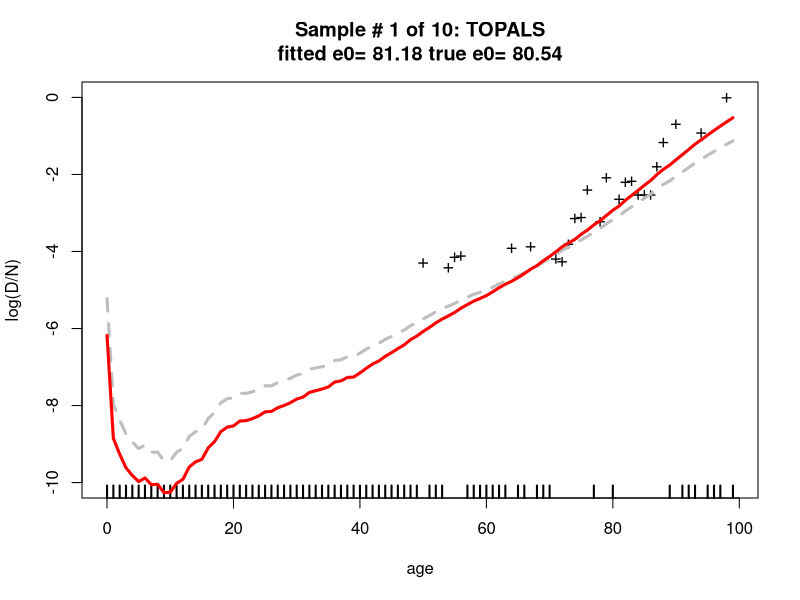
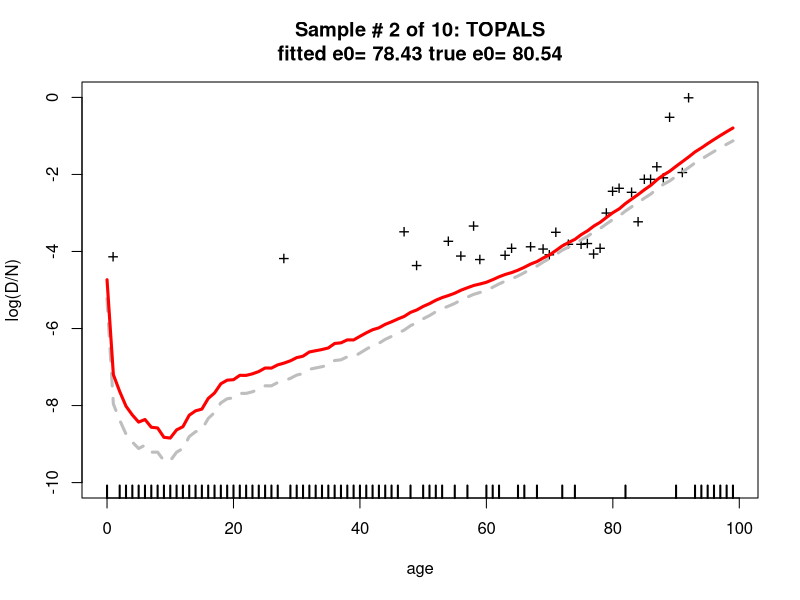
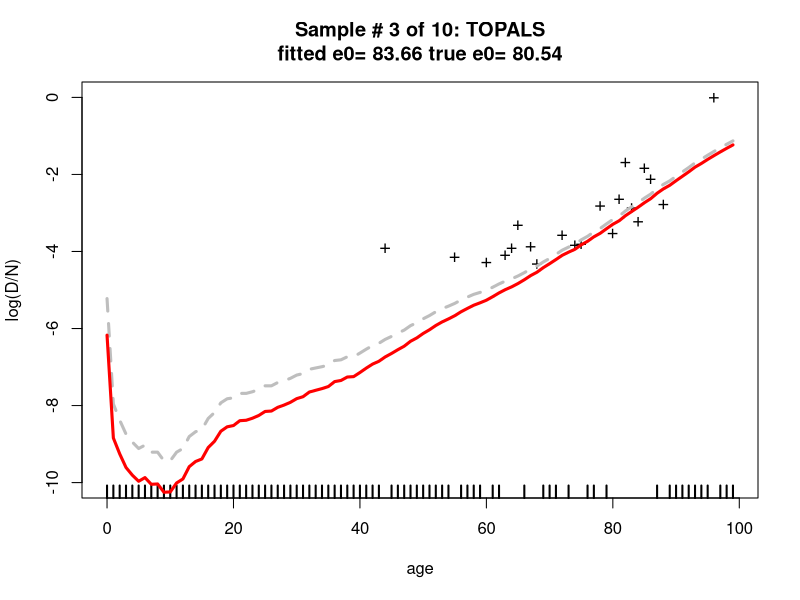
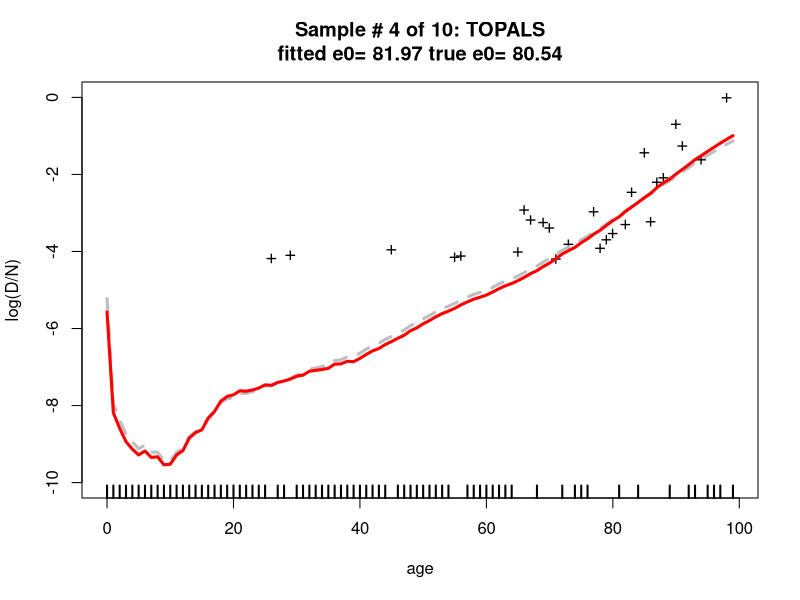
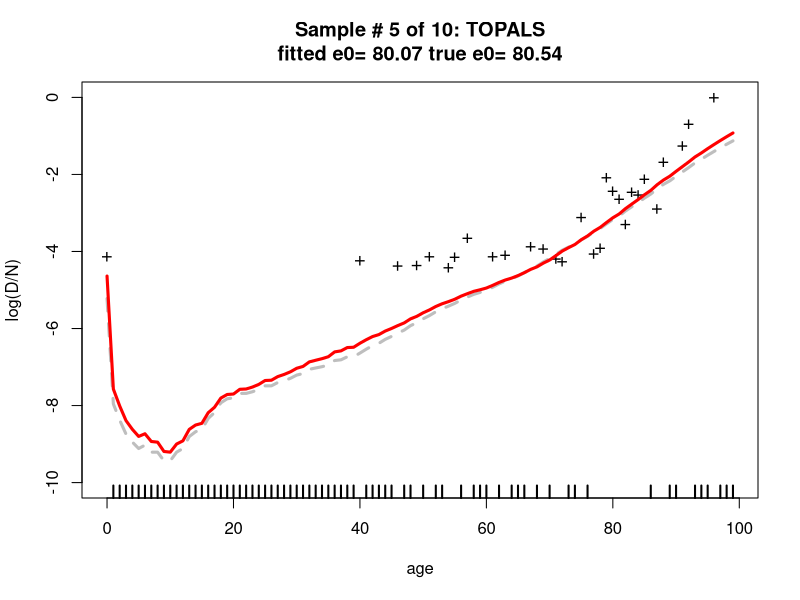
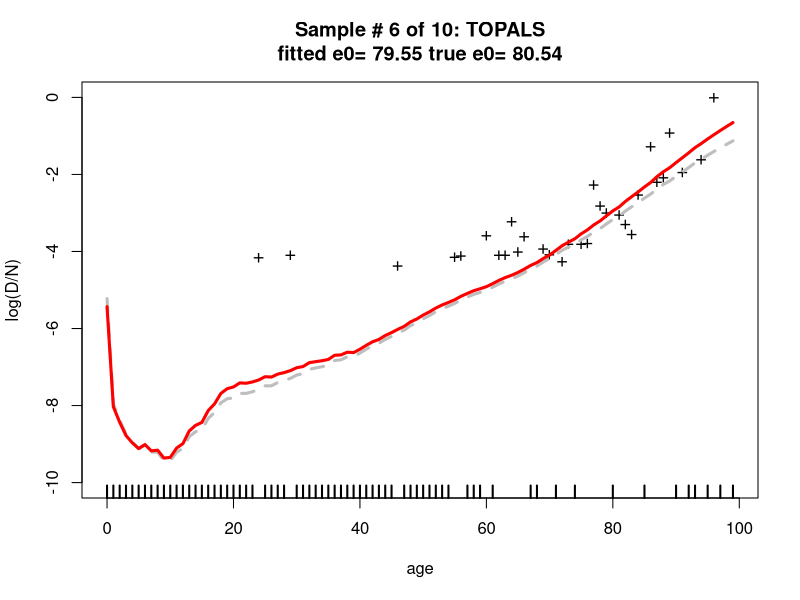
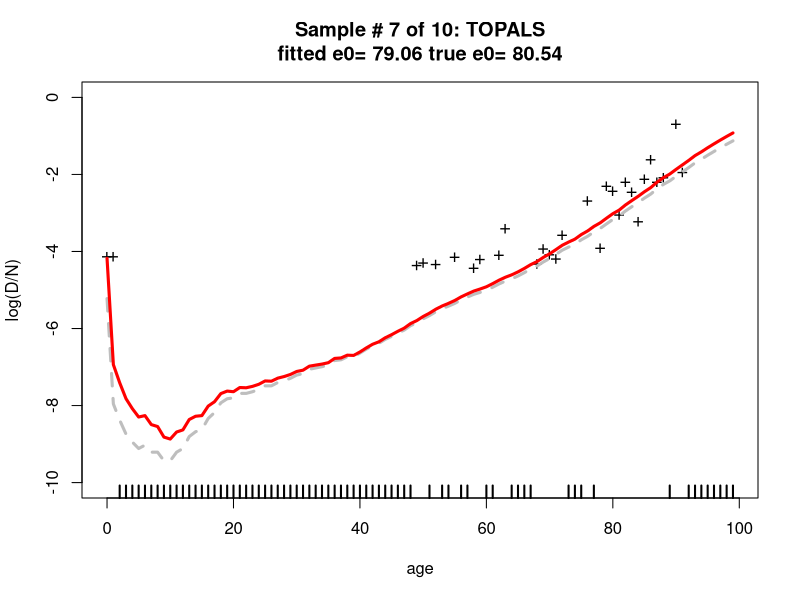
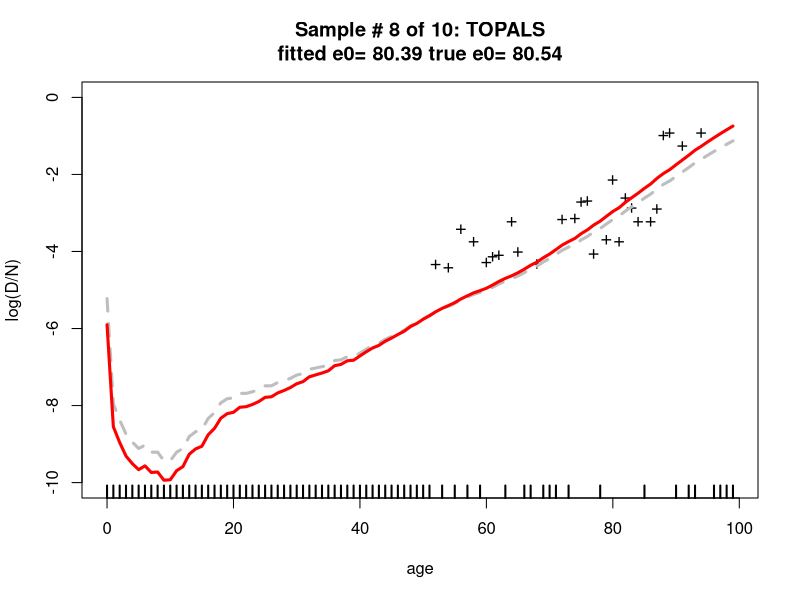

The R script that drew these images, in order:
#------------------------------------------------------------
# TOPALS fitting function
#
# Carl Schmertmann
#   created 01 Mar 2018
#   edited  01 Mar 2018
#
# Fits TOPALS parameters to single-year (D,N) data by
# Newton-Raphson iteration with analytical derivatives
#
# A more complete explanation is in 
# https://github.com/schmert/TOPALS/blob/master/TOPALS_fitting.pdf
#------------------------------------------------------------

rm(list=ls())
graphics.off()
if (.Platform$OS.type == 'windows') windows(record=TRUE)

library(splines)



#==== THIS IS THE MAIN FUNCTION ====


TOPALS_fit = function( N, D, std,
                       max_age        = 99,
                       knot_positions = c(0,1,10,20,40,70), 
                       smoothing_k    = 1,
                       max_iter       = 20,
                       alpha_tol      = .00005,
                       details        = FALSE) {

    ## single years of age from 0 to max_age
    age = 0:max_age
    
    ## B is an Ax7 matrix. Each column is a linear B-spline basis function
    B      = splines::bs( age, knots=knot_positions, degree=1 )
    nalpha = ncol(B) 
    
    ## penalized log lik function
    Q = function(alpha) {
      lambda.hat = as.numeric( std + B %*% alpha)
      penalty    = smoothing_k * sum(diff(alpha)^2)
      return( sum(D * lambda.hat - N * exp(lambda.hat)) - penalty)
    }
    
    ## expected deaths function
    Dhat = function(alpha) {
      lambda.hat = std + B %*% alpha
      return(  as.numeric( N * exp(lambda.hat) ))
    }      
    
    ## S matrix for penalty
    S = matrix(0,nalpha-1,nalpha) 
    diag(S[, 1:(nalpha-1)]) = -1
    diag(S[, 2:(nalpha)  ]) = +1
    SS = crossprod(S)
    
    #------------------------------------------------
    # iteration function: 
    # next alpha vector as a function of current alpha
    #------------------------------------------------
    next_alpha = function(alpha) {
      dhat = Dhat(alpha)
      M = solve ( t(B) %*% diag(dhat) %*% B + 2*smoothing_k *SS)
      v = t(B) %*% (D - dhat) - 2* (smoothing_k * (SS %*% alpha))
      return( alpha + M %*% v)
    }
    
    ## main iteration:     
    a = rep(0, nalpha)
    
    niter = 0
    repeat {
      niter      = niter + 1
      last_param = a
      a          = next_alpha( a )  # update
      change     = a - last_param

      converge = all( abs(change) < alpha_tol)
      overrun  = (niter == max_iter)
      
      if (converge | overrun) { break }
      
    } # repeat
    
    if (details) {
      return( list( alpha    = a, 
                    converge = converge, 
                    maxiter  = overrun))
    } else return( a) 
    
} # TOPALS_fit


#==== END MAIN FUNCTION ====





#-----------------------------------------------------
# EXAMPLES: SMALL POPULATIONS WITH RANDOM DEATHS
#-----------------------------------------------------

age = 0:99

## Population by Age (5000 females, age structure similar to Estonia 2010)
N = c(62, 62, 50, 65, 56, 56, 40, 50, 43, 50, 
      42, 39, 34, 43, 45, 42, 53, 42, 45, 72, 
      66, 65, 63, 67, 64, 78, 65, 69, 65, 60, 
      70, 57, 46, 64, 58, 62, 59, 69, 69, 76, 
      69, 56, 58, 61, 50, 52, 79, 65, 75, 78, 
      73, 62, 76, 63, 83, 63, 61, 77, 84, 67, 
      72, 62, 60, 60, 50, 55, 37, 48, 75, 51, 
      59, 66, 71, 45, 46, 45, 44, 58, 50, 40, 
      34, 42, 27, 35, 25, 25, 25, 18, 16,  5, 
      2,  7,  2,  0,  5,  1,  1,  0,  1,  0)

## true mortality rates (Estonia 2010 from HMD)
mu = c(0.00246, 0.00064, 0.00026, 0.00014, 0.00014, 
       0.00059, 0.00031, 0.00016,       0,       0, 
       0.00034,       0, 0.00018,       0, 0.00016, 
       0.00047, 0.00015, 0.00013,       0, 0.00023, 
       0.00021,   2e-04,   1e-04, 0.00021, 0.00053, 
       0.00073, 0.00021, 0.00085, 0.00033, 0.00033, 
       0.00045, 0.00079, 0.00034, 0.00045, 0.00077, 
       0.00066, 0.00077, 0.00099, 0.00074, 0.00096, 
       0.00127, 0.00099, 0.00103,   7e-04, 0.00220, 
       0.00177, 0.00263, 0.00247, 0.00171, 0.00189, 
       0.00408, 0.00297, 0.00326, 0.00285, 0.00402, 
       0.00441, 0.00584, 0.00485, 0.00475, 0.00484, 
       0.00740, 0.00782, 0.00777, 0.01002, 0.01080, 
       0.01277, 0.01026, 0.01350, 0.01316, 0.01467, 
       0.01353, 0.01839, 0.02011, 0.02176, 0.02507, 
       0.02801, 0.03008, 0.03849, 0.04071, 0.05160, 
       0.05487, 0.06088, 0.06675, 0.07599, 0.08657, 
       0.09597, 0.12556, 0.11733, 0.14262, 0.16010, 
       0.17928, 0.20020, 0.22290, 0.24739, 0.27361, 
       0.30150, 0.33094, 0.36176, 0.39377, 0.42671)

## A reasonable standard schedule of log mortality rates: USA females 2015 from HMD
this.std = c(-5.2232, -7.9576, -8.3774, -8.7403, -8.948, 
             -9.1150, -9.0280, -9.2103, -9.2103, -9.4335, 
             -9.4335, -9.2103, -9.1150, -8.8049, -8.6797, 
             -8.6226, -8.3349, -8.1807, -7.9294, -7.8240, 
             -7.7994, -7.6843, -7.6843, -7.6417, -7.5811, 
             -7.4876, -7.4876, -7.4021, -7.3540, -7.2934,
             -7.2089, -7.1691, -7.0586, -7.0243, -6.9911, 
             -6.9486, -6.8308, -6.8124, -6.7338, -6.7338,
             -6.6377, -6.5362, -6.4440, -6.3830, -6.2818, 
             -6.2047, -6.1193, -6.0407, -5.9257, -5.8500, 
             -5.7477, -5.6636, -5.5649, -5.4846, -5.4194, 
             -5.3475, -5.2572, -5.1832, -5.1127, -5.0625, 
             -5.0071, -4.9281, -4.8422, -4.7689, -4.7094, 
             -4.6356, -4.5497, -4.4542, -4.3788, -4.2723, 
             -4.1819, -4.0757, -3.9660, -3.8859, -3.8126, 
             -3.6977, -3.6071, -3.4917, -3.4016, -3.2834, 
             -3.1696, -3.0791, -2.9481, -2.8382, -2.7308, 
             -2.6140, -2.5092, -2.3710, -2.2583, -2.1670, 
             -2.0485, -1.935,  -1.8211, -1.6996, -1.6052, 
             -1.5011, -1.4032, -1.3082, -1.2165, -1.1282)

# trapez approx of life expectancy from a logmx schedule over ages 0..99
e0 = function(logmx) {
  mx = exp(logmx)
  px = exp(-mx)
  lx = c(1,cumprod(px))
  return( sum(head(lx,-1) + tail(lx,-1)) / 2)
}



#-----------------------------------------------------
# EXAMPLE 1: TOPALS Defaults
#-----------------------------------------------------

set.seed(6447100)   # change this if you want a different random dataset

## Draw random samples of deaths D ~ Poisson(N*mu). Fit and display TOPALS model.

nsim = 10 

B  = bs( 0:99, knots=c(0,1,10,20,40,70), degree=1 )

true_e0 = round( e0(log(mu)), 2)

for (i in 1:nsim) {
    D = rpois(100, N*mu)   # random deaths
  
    fitted_alpha = TOPALS_fit( N, D, this.std)

    fitted_logmx = this.std + B %*% fitted_alpha
    
    this.e0    = e0(fitted_logmx)
    this.title = paste0('Sample # ',i, ' of ',nsim,': TOPALS\nfitted e0= ', round(this.e0,2),
                        ' true e0= ', true_e0) 
    
    plot( age, log(D/N), ylim=c(-10,0), pch='+', cex=1.2, main=this.title)
    rug( age[D==0], lwd=2)
    lines(age, this.std, type='l', lty=2, col='grey', lwd=3)
    lines(age, fitted_logmx, lty=1, col='red', lwd=3)

}


#-----------------------------------------------------
# EXAMPLE 2: Very high penalty, in which case
# TOPALS = indirect standardization 
#        = up and down shifts of standard schedule
#-----------------------------------------------------

nsim = 10 

B  = bs( 0:99, knots=c(0,1,10,20,40,70), degree=1 )

true_e0 = round( e0(log(mu)), 2)

for (i in 1:nsim) {
  D = rpois(100, N*mu)   # random deaths
  
  fitted_alpha = TOPALS_fit( N, D, this.std, smoothing_k = 10000)  #<<<<<<
  
  fitted_logmx = this.std + B %*% fitted_alpha
  
  this.e0    = e0(fitted_logmx)
  this.title = paste0('Sample # ',i, ' of ',nsim,': TOPALS with high smoothing_k\nfitted e0= ', round(this.e0,2),
                      ' true e0= ', true_e0) 
  
  plot( age, log(D/N), ylim=c(-10,0), pch='+', cex=1.2, main=this.title)
  rug( age[D==0], lwd=2)
  lines(age, this.std, type='l', lty=2, col='grey', lwd=3)
  lines(age, fitted_logmx, lty=1, col='blue', lwd=3)
  
}


#-----------------------------------------------------
# EXAMPLE 3: applying TOPALS_fit to a large number of 
#  datasets in one command
#-----------------------------------------------------

npop = 1000   # number of populations

# each col of D is a sample of deaths over ages 0..99
D = matrix( rpois( npop*100, N*mu), nrow=100)   

# estimate TOPALS parameters for all npop populations in one command
# on a std desktop PC (circa 2014) this takes <1 sec for 1000 fits
system.time ({a = sapply( 1:ncol(D), function(i) TOPALS_fit(N, D[,i], std=this.std))})

L = this.std + B %*% a   # 100 x npop matrix of fitted logmx schedules

Lquant = t( apply(L, 1, quantile, c(.10,.50,.90)) )  # 100 x 3

matplot(age, Lquant, type='l', lty=c(2,1,2), lwd=c(2,4,2), col=c('red','black','red'),
        main=paste('10,50,90%iles of logmx\nacross',npop,'samples'))

esim = apply(L, 2, e0)
plot(density(esim, adjust=1.5), main=paste('Density of e0\nacross',npop,'samples'),
     lwd=3, bty='l')
equant = quantile(esim, c(.10,.50,.90))
segments( equant['10%'], 0, equant['90%'], 0, lwd=2)
points( equant['50%'], 0, pch=16, cex=1.2)
abline(v= true_e0, lty=2)




